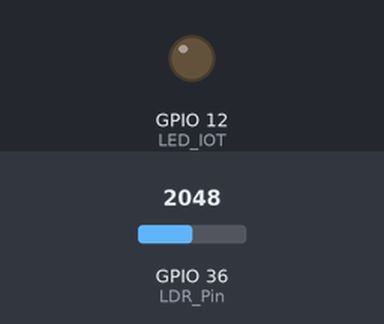
Bench run of a sketch on a simulated ESP32. Shown: output pins drawn as LEDs (lit = HIGH). Inputs (shaded band) come from the test bench; at power-on: GPIO 36 (LDR_Pin) = 2048. WiFi joins after 1.5 s; servers stay silent unless stated; no MQTT or app messages arrive unless stated; what the sketch prints to the serial monitor is not drawn.

Above: at 8.2 s.
At 24.0 s:
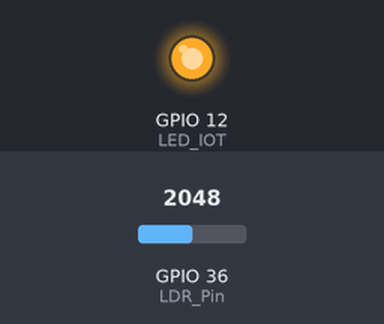
Timing chart, 0 to 39.0 s (numbered marks = the images above):
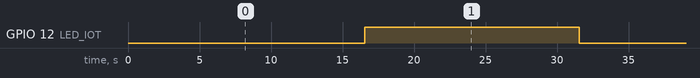

Measured:
- by itself, GPIO 12 (LED_IOT): alternates HIGH for 15.0 s and LOW for 15.0 s

The sketch:

Light_MQTT.ino
```cpp
#include "mqtt_secrets.h"
#include <HTTPClient.h>
#include <PubSubClient.h>

// replace with your wifi ssid and wpa2 key
const char* ssid = "narest_2.4G";
const char* pass = "narest6552";

const char* server = "mqtt3.thingspeak.com";
const char* channelID = "2456023";
const char* mqttUserName = SECRET_MQTT_USERNAME;
const char* mqttPass = SECRET_MQTT_PASSWORD;
const char* clientID = SECRET_MQTT_CLIENT_ID;
#define LED_IOT 12
#define LDR_Pin 36
WiFiClient client;
PubSubClient mqtt(client);
void setup() {
  pinMode(LED_IOT, OUTPUT);
  pinMode(LDR_Pin, INPUT);
  Serial.begin(115200);
  mqtt.setServer(server, 1883);
}
void loop() {
  unsigned static int half_second_count = 0;  //

  // Check if WiFi is connected
  if (WiFi.status() != WL_CONNECTED) {
    //Connect to Router
    Serial.print("Connecting to :");
    Serial.print(ssid);
    Serial.print(" : ");
    //Connect ESP32 to home network
    WiFi.begin(ssid, pass);
    //Wait until Connection is complete
    while (WiFi.status() != WL_CONNECTED) {
      delay(500);
      Serial.print(".");
    }
    Serial.println("\nConnected.");
  }
  //Check if MQTT Server is connected
  if (!mqtt.connected()) {
    Serial.println("Connecting to MQTT Broker.");
    mqtt.connect(clientID, mqttUserName, mqttPass);
    while (!mqtt.connected()) {
      delay(500);
      Serial.print(".");
    }
  }
  //Post http get to ThingSpeak Every 15 seconds
  if (half_second_count >= 30) {
    //Reset Timer
    half_second_count = 0;
    uint16_t ligth = analogRead(LDR_Pin);
    String dataString = "&field1=" + String(ligth);
    String topicString = "channels/" + String(channelID) + "/publish";
    mqtt.publish(topicString.c_str(), dataString.c_str());
    Serial.println("Ligth Value = " + String(ligth));
    digitalWrite(LED_IOT, !digitalRead(LED_IOT));
  }
  //Update Half seconds every 500 ms
  delay(500);
  half_second_count++;
}
```

mqtt_secrets.h
```cpp
#define SECRET_MQTT_USERNAME "AhMUKDEVJTIONSkNFA4XNiA"
#define SECRET_MQTT_CLIENT_ID "AhMUKDEVJTIONSkNFA4XNiA"
#define SECRET_MQTT_PASSWORD "3qe/x1CHFo5CuqR/JU5AYqXw"
```
